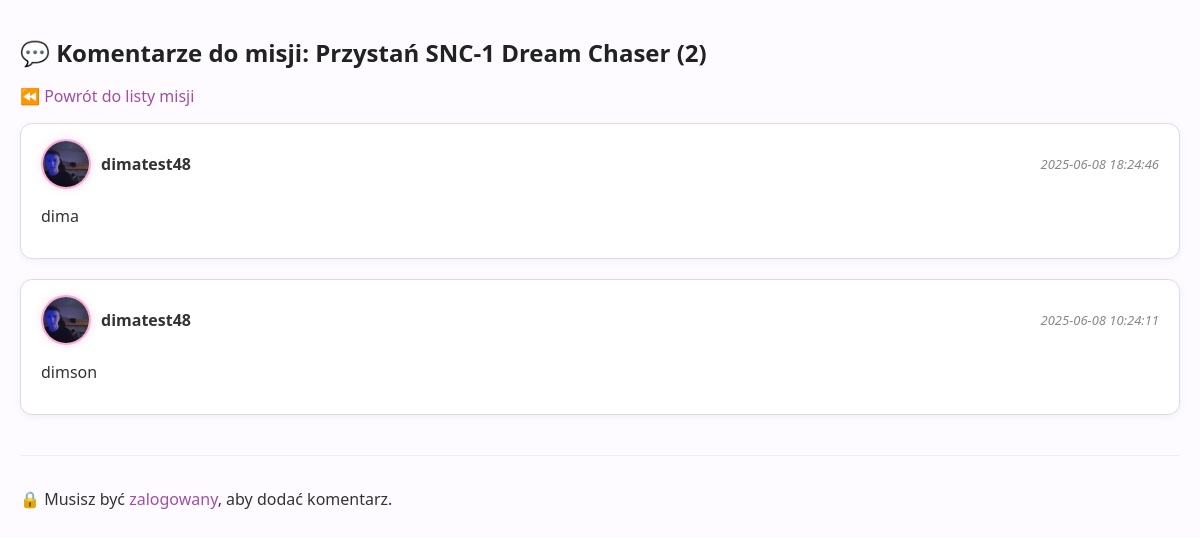
The app's page /comments.php?mission_id=3 with its own data.
### tables this page shows
CREATE TABLE `missions` (
  `id` int(11) NOT NULL,
  `title` varchar(100) NOT NULL,
  `description` text DEFAULT NULL,
  `launch_date` date DEFAULT NULL,
  `agency_id` int(11) DEFAULT NULL,
  `image_url` varchar(255) DEFAULT NULL
);

CREATE TABLE `comments` (
  `id` int(11) NOT NULL,
  `mission_id` int(11) NOT NULL,
  `user_id` int(11) NOT NULL,
  `content` text NOT NULL,
  `created_at` timestamp NOT NULL DEFAULT current_timestamp()
);

CREATE TABLE `users` (
  `id` int(11) NOT NULL,
  `username` varchar(50) NOT NULL,
  `email` varchar(100) NOT NULL,
  `password` varchar(255) NOT NULL,
  `role` enum('user','admin') DEFAULT 'user',
  `avatar` varchar(255) NOT NULL
);

### comments.php (the view, shortened to what this page needs)
<?php
require 'db.php';
$mission_id = isset($_GET['mission_id']) ? intval($_GET['mission_id']) : 0;
$stmt = $pdo->prepare("SELECT * FROM missions WHERE id = ?");
$stmt->execute([$mission_id]);
$mission = $stmt->fetch();
$stmt = $pdo->prepare("
    SELECT comments.id, comments.content, comments.created_at, users.username, users.avatar
    FROM comments
    JOIN users ON comments.user_id = users.id
    WHERE mission_id = ?
    ORDER BY created_at DESC
");
$stmt->execute([$mission_id]);
$comments = $stmt->fetchAll();
?>
<!DOCTYPE html>
<html lang="pl">
<head>
    <link rel="stylesheet" href="assets/style.css">
</head>
<body>
   <h1>💬 Komentarze do misji: <?= htmlspecialchars($mission['title']) ?> (<?= count($comments) ?>)</h1>
    <p><a href="missions.php">⏪ Powrót do listy misji</a></p>
    <?php foreach ($comments as $comment): ?>
    <div class="comment">
        <div class="comment-header">
            <div class="user-info">
                <?php if (!empty($comment['avatar'])): ?>
                    <img src="<?= htmlspecialchars($comment['avatar']) ?>" alt="Avatar" class="avatar">
                <?php endif; ?>
                <strong><?= htmlspecialchars($comment['username']) ?></strong>
            </div>
            <em><?= $comment['created_at'] ?></em>
        </div>
        <p><?= nl2br(htmlspecialchars($comment['content'])) ?></p>
    </div>
    <?php endforeach; ?>
    <hr>
    <?php if (isset($_SESSION['user_id'])): ?>
        <form method="post" action="post_comment.php">
            <h3>➕ Dodaj komentarz</h3>
            <textarea name="content" rows="4" cols="50" required placeholder="Napisz coś..."></textarea><br>
            <input type="hidden" name="mission_id" value="<?= $mission_id ?>">
            <button type="submit">💬 Wyślij</button>
        </form>
    <?php else: ?>
        <p>🔒 Musisz być <a href="login.php">zalogowany</a>, aby dodać komentarz.</p>
    <?php endif; ?>
</body>
</html>

### assets/style.css (style rules this page uses)
*, *::before, *::after { box-sizing: border-box; }
body, html { font-family: 'Outfit', sans-serif; margin: 0; padding: 0; height: 100%; width: 100%; color: #333; }
a { color: #007bff; text-decoration: none; }
.comment { background-color: #fff; border: 1px solid #ddd; border-radius: 8px; padding: 15px; margin-bottom: 15px; box-shadow: 0 1px 3px rgba(0,0,0,0.05); }
.comment-header { display: flex; align-items: center; justify-content: space-between; }
.user-info { display: flex; align-items: center; }
.avatar { width: 40px; height: 40px; border-radius: 50%; object-fit: cover; margin-right: 10px; border: 1px solid #ccc; }
hr { margin: 30px 0; }
hr { border: none; height: 1px; background: #ffffff22; margin: 2rem 0; }

### comments.php (style rules this page uses)
body { font-family: 'Segoe UI', sans-serif; background-color: #fdfbff; padding: 20px; color: #333; }
h1 { font-size: 24px; color: #222; }
a { color: #a34ea3; text-decoration: none; }
.comment { background: #fff; border-radius: 12px; padding: 15px 20px; margin-bottom: 20px; box-shadow: 0 2px 8px rgba(0, 0, 0, 0.05); transition: transform 0.2s ease; }
.comment-header { display: flex; justify-content: space-between; align-items: center; margin-bottom: 8px; }
.user-info { display: flex; align-items: center; }
.avatar { width: 50px; height: 50px; border-radius: 50%; object-fit: cover; border: 2px solid #ffaad4; box-shadow: 0 0 10px rgba(255, 105, 180, 0.2); margin-right: 10px; }
em { font-size: 13px; color: #888; }
strong { font-size: 16px; }
hr { margin-top: 40px; border: none; height: 1px; background: #eee; }

### records on screen
missions: title "Przystań SNC-1 Dream Chaser"
comments: user.avatar (picture), user.username "dimatest48", created_at "2025-06-08 18:24:46", content "dima"
comments: user.avatar (picture), user.username "dimatest48", created_at "2025-06-08 10:24:11", content "dimson"

### other values on screen
count($comments) "2"
